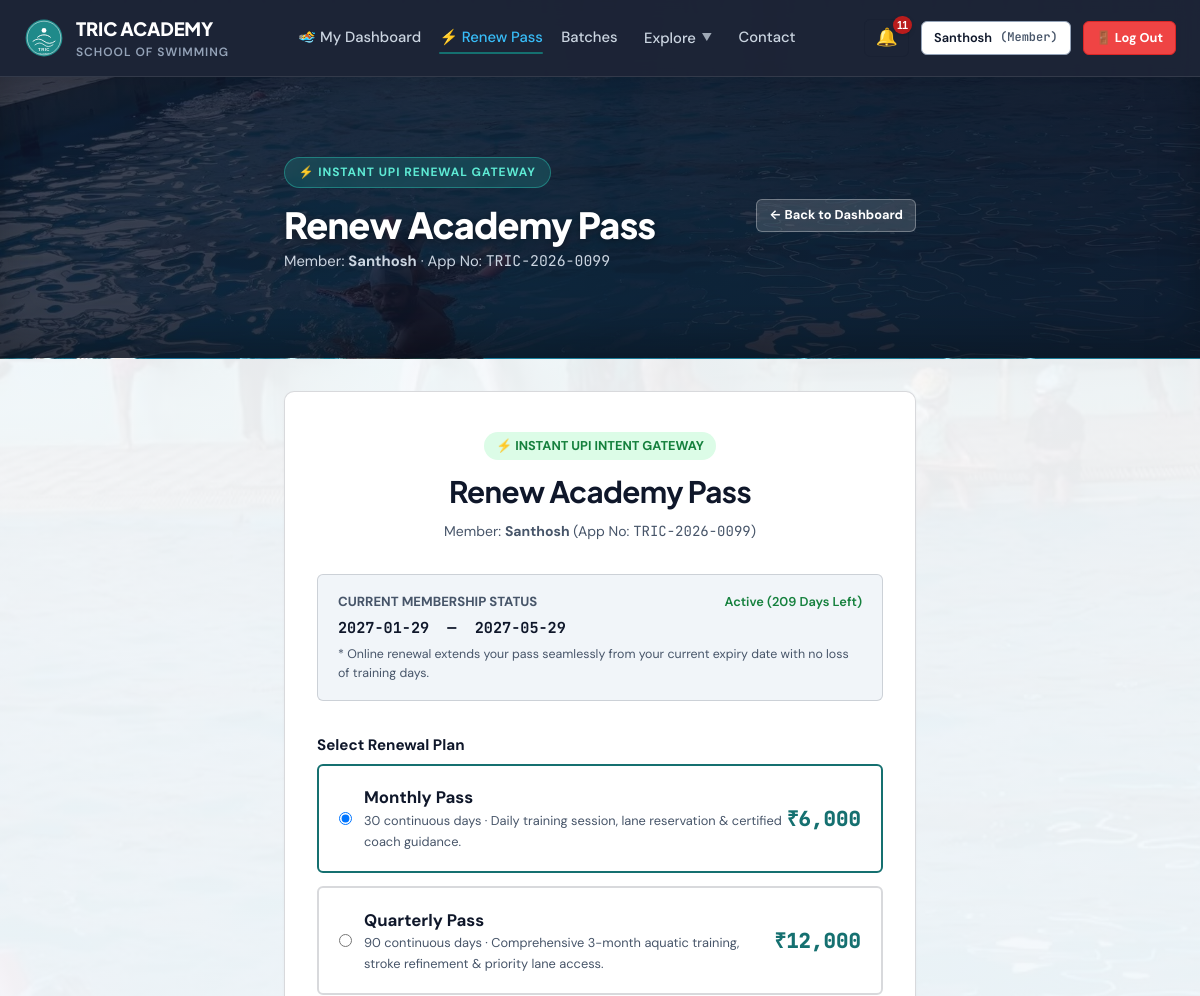
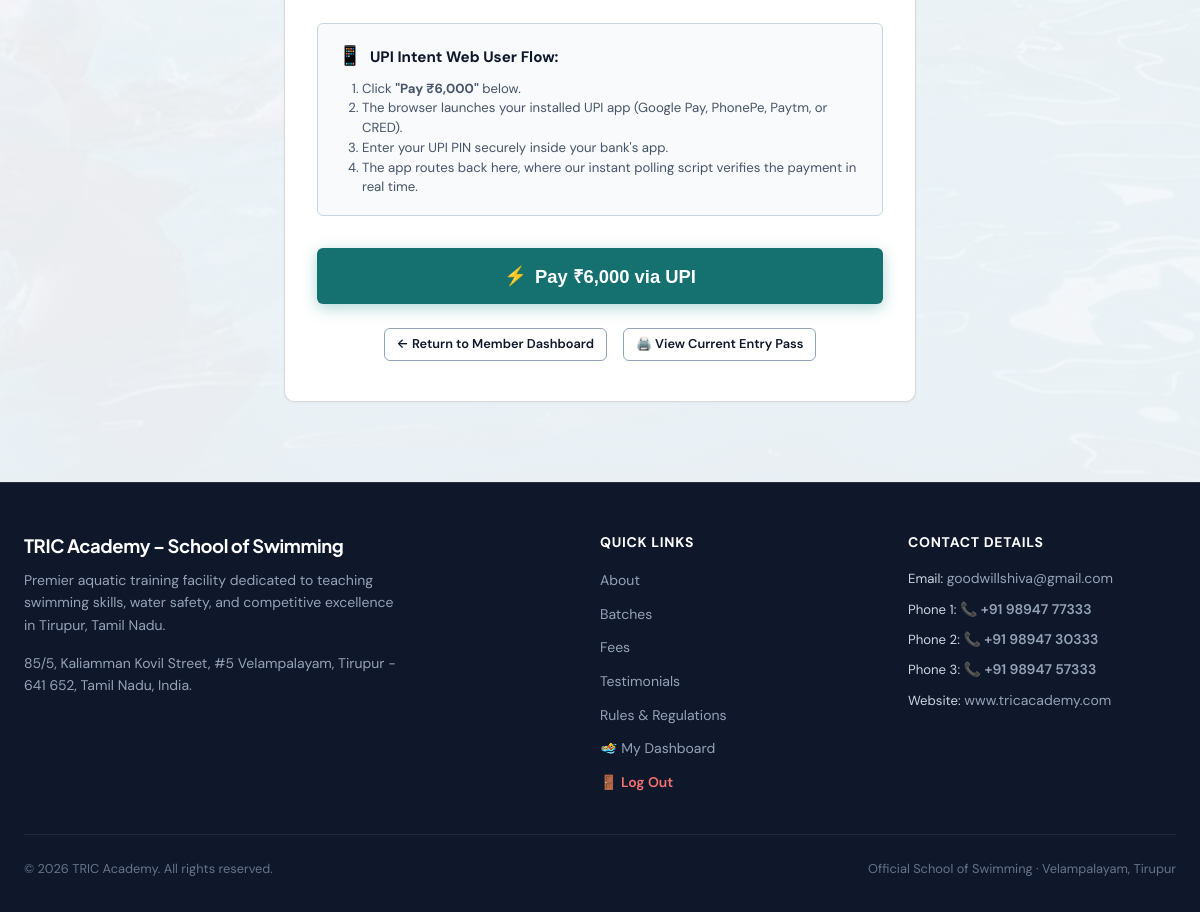
Screenshot of /renew (signed in) with the database file from the repository (2 pictures, top to bottom).
### tables this page shows
CREATE TABLE "users" (
    id INTEGER PRIMARY KEY AUTOINCREMENT,
    app_no TEXT UNIQUE NOT NULL,
    role TEXT CHECK(role IN ('member', 'coach', 'admin')) NOT NULL DEFAULT 'member',
    status TEXT CHECK(status IN ('pending', 'approved', 'deactivated')) NOT NULL DEFAULT 'pending',
    name TEXT NOT NULL,
    email TEXT NOT NULL,
    phone TEXT NOT NULL,
    password_hash TEXT NOT NULL,
    dob DATE,
    age INTEGER,
    address TEXT,
    pincode TEXT,
    guardian_name TEXT,
    guardian_occupation TEXT,
    experience TEXT,
    pass_type_requested TEXT CHECK(pass_type_requested IN ('learn_to_swim', 'competition')) DEFAULT 'learn_to_swim',
    sponsored INTEGER DEFAULT 0,
    sponsor_cert_filename TEXT,
    photo_filename TEXT,
    health_declared INTEGER DEFAULT 0,
    rules_agreed INTEGER DEFAULT 0,
    signature_name TEXT,
    place TEXT,
    application_date DATE DEFAULT (DATE('now')),
    email_verified INTEGER DEFAULT 0,
    email_token TEXT,
    phone_verified INTEGER DEFAULT 0,
    mock_otp TEXT,
    reset_token TEXT,
    reset_token_expiry DATETIME,
    created_at DATETIME DEFAULT CURRENT_TIMESTAMP,
    rules_confirmed_at DATETIME,
    parent_id INTEGER REFERENCES users(id)
, dpdp_consent INTEGER DEFAULT 0);

CREATE TABLE user_memberships (
    id INTEGER PRIMARY KEY AUTOINCREMENT,
    user_id INTEGER NOT NULL,
    plan_id INTEGER NOT NULL,
    batch_id INTEGER NOT NULL,
    start_date DATE NOT NULL,
    end_date DATE NOT NULL,
    is_active INTEGER DEFAULT 1,
    created_at DATETIME DEFAULT CURRENT_TIMESTAMP,
    FOREIGN KEY (user_id) REFERENCES users(id) ON DELETE CASCADE,
    FOREIGN KEY (plan_id) REFERENCES plans(id),
    FOREIGN KEY (batch_id) REFERENCES batches(id)
);

CREATE TABLE plans (
    id INTEGER PRIMARY KEY AUTOINCREMENT,
    name TEXT NOT NULL,
    duration_days INTEGER NOT NULL,
    fee_amount REAL NOT NULL,
    description TEXT
);

### app.py (the view, shortened to what this page needs)
@app.route('/renew', methods=['GET'])
@login_required
def renew_membership():
    curr = get_current_user()
    db = get_db()
    view_id = request.args.get('view_id') or request.args.get('child_id') or request.args.get('uid')
    target_user = curr
    plans = db.execute("SELECT * FROM plans ORDER BY fee_amount ASC").fetchall()
    days_left = None
    if target_user['end_date']:
        end_d = datetime.strptime(str(target_user['end_date']), '%Y-%m-%d').date()
        days_left = (end_d - date.today()).days
    return render_template(
        'renew.html',
        user=target_user,
        parent=curr if target_user['id'] != curr['id'] else None,
        plans=plans,
        upi_vpa=ACADEMY_UPI_VPA,
        payee_name=ACADEMY_PAYEE_NAME,
        days_left=days_left
    )

### templates/renew.html (shortened to what this page needs)
{% extends "base.html" %}
{% block content %}
<div class="page-hero-banner">
  <div class="container" style="max-width: 680px;">
    <div style="display: flex; justify-content: space-between; align-items: center; flex-wrap: wrap; gap: 1rem;">
      <div>
        <div class="hero-badge">⚡ Instant UPI Renewal Gateway</div>
        <h1 style="color: #FFFFFF; margin: 0.2rem 0; font-size: clamp(1.75rem, 3vw, 2.25rem);">Renew Academy Pass</h1>
        <p style="color: #CBD5E1; margin: 0; font-size: 0.925rem;">
          Member: <strong>{{ user.name }}</strong> · App No: <span class="font-mono">{{ user.app_no }}</span>
        </p>
      </div>
      <a href="{{ url_for('member_dashboard') }}" class="btn btn-secondary btn-sm" style="background: rgba(255,255,255,0.15); border-color: rgba(255,255,255,0.3); color: #FFFFFF; font-weight: 700;">
        ← Back to Dashboard
      </a>
    </div>
  </div>
</div>
<div class="container" style="max-width: 680px; padding-top: 2rem; padding-bottom: 5rem;">
  <div class="card" style="padding: 2.5rem 2rem;">
    <div style="text-align: center; margin-bottom: 2rem;">
      <div style="display: inline-flex; align-items: center; gap: 0.5rem; background: #DCFCE7; color: #15803D; padding: 4px 12px; border-radius: 9999px; font-size: 0.8rem; font-weight: 700; text-transform: uppercase;">
        <span>⚡ Instant UPI Intent Gateway</span>
      </div>
      <h1 style="font-size: 1.85rem; margin-top: 0.5rem; margin-bottom: 0.25rem;">Renew Academy Pass</h1>
      <p style="font-size: 0.875rem; color: var(--text-muted);">
        Member: <strong>{{ user.name }}</strong> (App No: <span class="font-mono">{{ user.app_no }}</span>)
      </p>
    </div>
    <div style="background-color: var(--surface-subtle); border-radius: var(--radius-sm); padding: 1rem 1.25rem; border: 1px solid var(--border-hairline); margin-bottom: 2rem;">
      <div style="display: flex; justify-content: space-between; align-items: center; font-size: 0.825rem;">
        <span style="color: var(--text-muted); font-weight: 700; text-transform: uppercase;">Current Membership Status</span>
        {% if days_left is not none %}
          {% if days_left > 7 %}
            <span class="status-badge status-active">Active ({{ days_left }} Days Left)</span>
          {% elif days_left >= 0 %}
            <span class="status-badge" style="color: var(--warning); font-weight: 800;">Expiring in {{ days_left }} Day{% if days_left != 1 %}s{% endif %}</span>
          {% else %}
            <span class="status-badge status-expired">Expired</span>
          {% endif %}
        {% else %}
          <span style="color: var(--text-muted);">No Active Plan</span>
        {% endif %}
      </div>
      <div class="font-mono" style="font-size: 0.95rem; font-weight: 700; color: var(--text-main); margin-top: 4px;">
        {{ user.start_date or 'N/A' }} &nbsp;—&nbsp; {{ user.end_date or 'N/A' }}
      </div>
      <div style="font-size: 0.775rem; color: var(--text-muted); margin-top: 4px;">
        * Online renewal extends your pass seamlessly from your current expiry date with no loss of training days.
      </div>
    </div>
    <div class="form-group">
      <label class="form-label" style="font-size: 0.95rem; font-weight: 700;">Select Renewal Plan</label>
      <div style="display: flex; flex-direction: column; gap: 0.85rem;">
        {% for p in plans %}
        <label class="plan-option-label" data-plan-id="{{ p.id }}" data-amount="{{ p.fee_amount }}" data-name="{{ p.name }}"
               style="border: 2px solid {% if loop.first %}var(--brand-primary){% else %}var(--border-hairline){% endif %}; border-radius: var(--radius-sm); padding: 1.15rem 1.25rem; display: flex; align-items: center; justify-content: space-between; cursor: pointer; transition: all 0.15s ease;">
          <div style="display: flex; align-items: center; gap: 0.75rem;">
            <input type="radio" name="plan_choice" value="{{ p.id }}" {% if loop.first %}checked{% endif %} onchange="selectPlan(this)">
            <div>
              <strong style="font-size: 1.05rem; color: var(--text-main);">{{ p.name }}</strong>
              <span style="display: block; font-size: 0.8rem; color: var(--text-muted);">
                {{ p.duration_days }} continuous days · {{ p.description or '' }}
              </span>
            </div>
          </div>
          <div class="font-mono" style="font-size: 1.3rem; font-weight: 800; color: var(--brand-primary);">
            ₹{{ '{:,.0f}'.format(p.fee_amount) }}
          </div>
        </label>
        {% endfor %}
      </div>
    </div>
    <div style="margin-top: 1.5rem; background: #F8FAFC; border: 1.5px solid #CBD5E1; border-radius: var(--radius-sm); padding: 1.1rem 1.25rem;">
      <div style="display: flex; align-items: center; gap: 0.5rem; margin-bottom: 0.4rem;">
        <span style="font-size: 1.2rem;">📱</span>
        <strong style="font-size: 0.95rem; color: var(--text-main);">UPI Intent Web User Flow:</strong>
      </div>
      <ol style="margin-left: 1.5rem; font-size: 0.825rem; color: var(--text-muted); line-height: 1.5;">
        <li>Click <strong>"Pay ₹<span class="liveBtnAmt">{{ '{:,.0f}'.format(plans[0].fee_amount if plans else 499) }}</span>"</strong> below.</li>
        <li>The browser launches your installed UPI app (Google Pay, PhonePe, Paytm, or CRED).</li>
        <li>Enter your UPI PIN securely inside your bank's app.</li>
        <li>The app routes back here, where our instant polling script verifies the payment in real time.</li>
      </ol>
    </div>
    <div style="margin-top: 2rem;">
      <button type="button" id="payNowBtn" onclick="initiateUPIIntentFlow()" class="btn btn-primary btn-lg" style="width: 100%; font-size: 1.15rem; padding: 0.9rem; font-weight: 800; box-shadow: 0 4px 15px rgba(31, 138, 138, 0.35); display: flex; align-items: center; justify-content: center; gap: 0.5rem;">
        <span>⚡</span>
        <span>Pay ₹<span id="btnAmountDisplay">{{ '{:,.0f}'.format(plans[0].fee_amount if plans else 499) }}</span> via UPI</span>
      </button>
    </div>
    <div style="text-align: center; margin-top: 1.5rem; display: flex; justify-content: center; gap: 1rem;">
      <a href="{{ url_for('member_dashboard') }}" class="btn btn-secondary btn-sm" style="font-weight: 600;">
        ← Return to Member Dashboard
      </a>
      <a href="{{ url_for('my_pass') }}" class="btn btn-secondary btn-sm" style="font-weight: 600;">
        🖨️ View Current Entry Pass
      </a>
    </div>
  </div>
</div>
{% endblock %}

### templates/base.html (shortened to what this page needs)
<!DOCTYPE html>
<html lang="en">
<head>
  <link rel="stylesheet" href="{{ url_for('static', filename='css/theme.css') }}">
  <link rel="stylesheet" href="{{ url_for('static', filename='css/paper_form.css') }}">
</head>
<body class="{% block body_class %}{% endblock %}">
  <header class="top-navbar {% block nav_class %}{% endblock %}">
    <div class="nav-container">
      <a href="{{ url_for('index') }}" class="brand-lockup">
        <img src="{{ url_for('static', filename='images/logo.svg') }}" alt="TRIC Logo" class="brand-logo-img">
        <div>
          <span class="brand-name">TRIC ACADEMY</span>
          <span class="brand-sub" data-i18n="nav_brand_sub">School of Swimming</span>
        </div>
      </a>
      <nav class="nav-links">
        {% if current_user and current_user.role == 'member' %}
          <a href="{{ url_for('member_dashboard') }}" class="nav-link {% if request.path in ('/dashboard', '/member/dashboard') %}active{% endif %}" data-i18n="nav_dashboard">🏊 My Dashboard</a>
          <a href="{{ url_for('renew_membership') }}" class="nav-link {% if request.path == '/renew' %}active{% endif %}" data-i18n="nav_renew">⚡ Renew Pass</a>
          <a href="{{ url_for('index') }}#batches" class="nav-link" data-i18n="nav_batches">Batches</a>
        {% else %}
          <a href="{{ url_for('index') }}#about" class="nav-link" data-i18n="nav_about">About</a>
          <a href="{{ url_for('index') }}#batches" class="nav-link" data-i18n="nav_batches">Batches</a>
          <a href="{{ url_for('index') }}#fees" class="nav-link" data-i18n="nav_fees">Fees</a>
        {% endif %}
        <div class="nav-dropdown" id="navExploreDropdown">
          <button type="button" class="nav-dropdown-toggle {% if request.path in ('/rules', '/competition') %}active{% endif %}" aria-expanded="false" aria-haspopup="true">
            <span data-i18n="nav_explore">Explore</span>
            <span class="nav-dropdown-chevron">▼</span>
          </button>
        </div>
        <a href="{{ url_for('index') }}#contact" class="nav-link" data-i18n="nav_contact">Contact</a>
      </nav>
      <div class="nav-actions">
        {% if current_user %}
          <div class="notif-dropdown-wrapper">
            <button type="button" class="notif-btn" id="notifBellBtn" title="Notifications" onclick="document.getElementById('notifMenu').classList.toggle('open')">
              🔔
              {% if unread_notifications_count and unread_notifications_count > 0 %}
                <span class="notif-badge">{{ unread_notifications_count }}</span>
              {% endif %}
            </button>
          </div>
          <a href="{{ url_for('member_dashboard') if current_user.role == 'member' else url_for('admin_dashboard') }}" class="btn btn-secondary btn-sm nav-desktop-user">
            <span>{{ current_user.name.split()[0] }}</span>
            <span class="font-mono" style="font-size: 0.75rem; color: var(--text-muted);">({{ current_user.role|capitalize }})</span>
          </a>
          <a href="{{ url_for('logout') }}" class="btn btn-danger btn-sm nav-desktop-logout" style="font-weight: 700; background-color: #EF4444; border-color: #DC2626; color: #FFFFFF;" title="Log Out" data-i18n="nav_logout">
          </a>
        {% else %}
          <a href="{{ url_for('login') }}" class="btn btn-secondary btn-sm nav-desktop-login" data-i18n="nav_login">Login</a>
          <a href="{{ url_for('apply_pass') }}" class="btn btn-primary btn-sm nav-desktop-apply" data-i18n="nav_apply">Apply for Pass</a>
        {% endif %}
      </div>
    </div>
  </header>
  <main class="main-content">
    {% block content %}{% endblock %}
  </main>
  <footer class="site-footer">
    <div class="footer-container">
      <div class="footer-brand">
        <h4>TRIC Academy – School of Swimming</h4>
        <p>Premier aquatic training facility dedicated to teaching swimming skills, water safety, and competitive excellence in Tirupur, Tamil Nadu.</p>
        <div style="margin-top: 1rem; font-size: 0.85rem; color: #94A3B8;">
          <p>85/5, Kaliamman Kovil Street, #5 Velampalayam, Tirupur - 641 652, Tamil Nadu, India.</p>
        </div>
      </div>
      <div class="footer-col">
        <h5>Quick Links</h5>
        <ul class="footer-links">
          <li><a href="{{ url_for('index') }}#about" data-i18n="nav_about">About Academy</a></li>
          <li><a href="{{ url_for('index') }}#batches" data-i18n="nav_batches">Batch Schedules</a></li>
          <li><a href="{{ url_for('index') }}#fees" data-i18n="nav_fees">Membership Fees</a></li>
          <li><a href="{{ url_for('index') }}#testimonials" data-i18n="nav_testimonials">Member Testimonials</a></li>
          <li><a href="{{ url_for('rules') }}" data-i18n="nav_rules">Pool Rules & Safety</a></li>
          {% if current_user %}
            <li><a href="{{ url_for('member_dashboard') if current_user.role == 'member' else url_for('admin_dashboard') }}" data-i18n="nav_dashboard">My Dashboard</a></li>
            <li><a href="{{ url_for('logout') }}" style="color: #F87171; font-weight: 600;" data-i18n="nav_logout">🚪 Log Out</a></li>
          {% else %}
            <li><a href="{{ url_for('apply_pass') }}" data-i18n="nav_apply">Apply for Entry Pass</a></li>
          {% endif %}
        </ul>
      </div>
      <div class="footer-col">
        <h5>Contact Details</h5>
        <ul class="footer-links" style="font-size: 0.825rem;">
          <li>Email: <a href="mailto:goodwillshiva@gmail.com">goodwillshiva@gmail.com</a></li>
          <li>Phone 1: <a href="tel:+919894777333" class="phone-link">📞 +91 98947 77333</a></li>
          <li>Phone 2: <a href="tel:+919894730333" class="phone-link">📞 +91 98947 30333</a></li>
          <li>Phone 3: <a href="tel:+919894757333" class="phone-link">📞 +91 98947 57333</a></li>
          <li>Website: <a href="http://www.tricacademy.com" target="_blank">www.tricacademy.com</a></li>
        </ul>
      </div>
    </div>
    <div class="footer-bottom">
      <span>&copy; {{ now.year }} TRIC Academy. All rights reserved.</span>
      <span>Official School of Swimming · Velampalayam, Tirupur</span>
    </div>
  </footer>
</body>
</html>

### rows the page displays
users: name "Santhosh", role "Member", app_no "TRIC-2026-0099"
user_memberships: start_date "2027-01-29", end_date "2027-05-29"
plans: name "Monthly Pass", duration_days "30", description "Daily training session, lane reservation & certified coach guidance.", fee_amount "6,000"
plans: name "Quarterly Pass", duration_days "90", description "Comprehensive 3-month aquatic training, stroke refinement & priority lane access.", fee_amount "12,000"

### other values shown
{{ unread_notifications_count }} "11"
{{ days_left }} "209"
